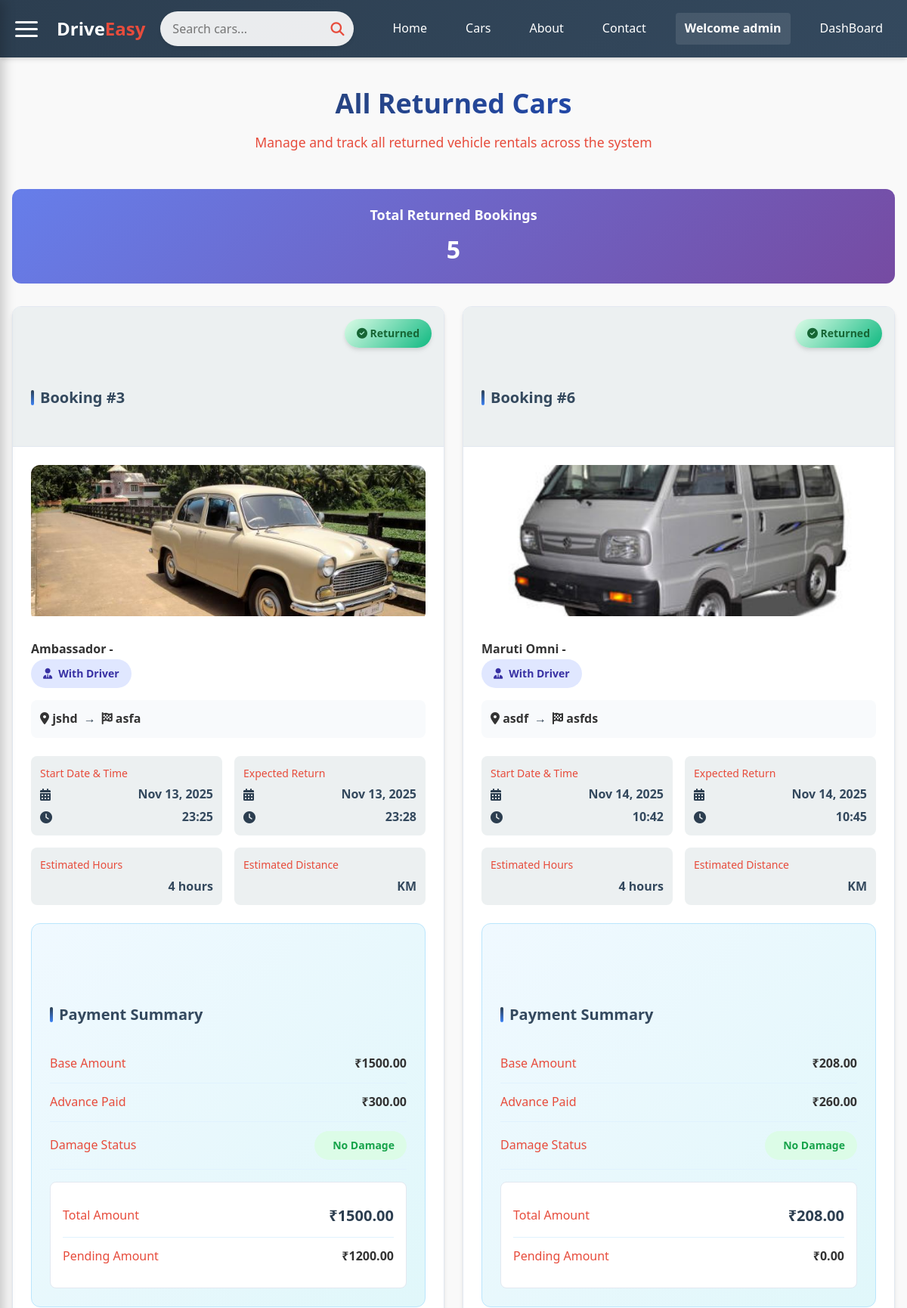
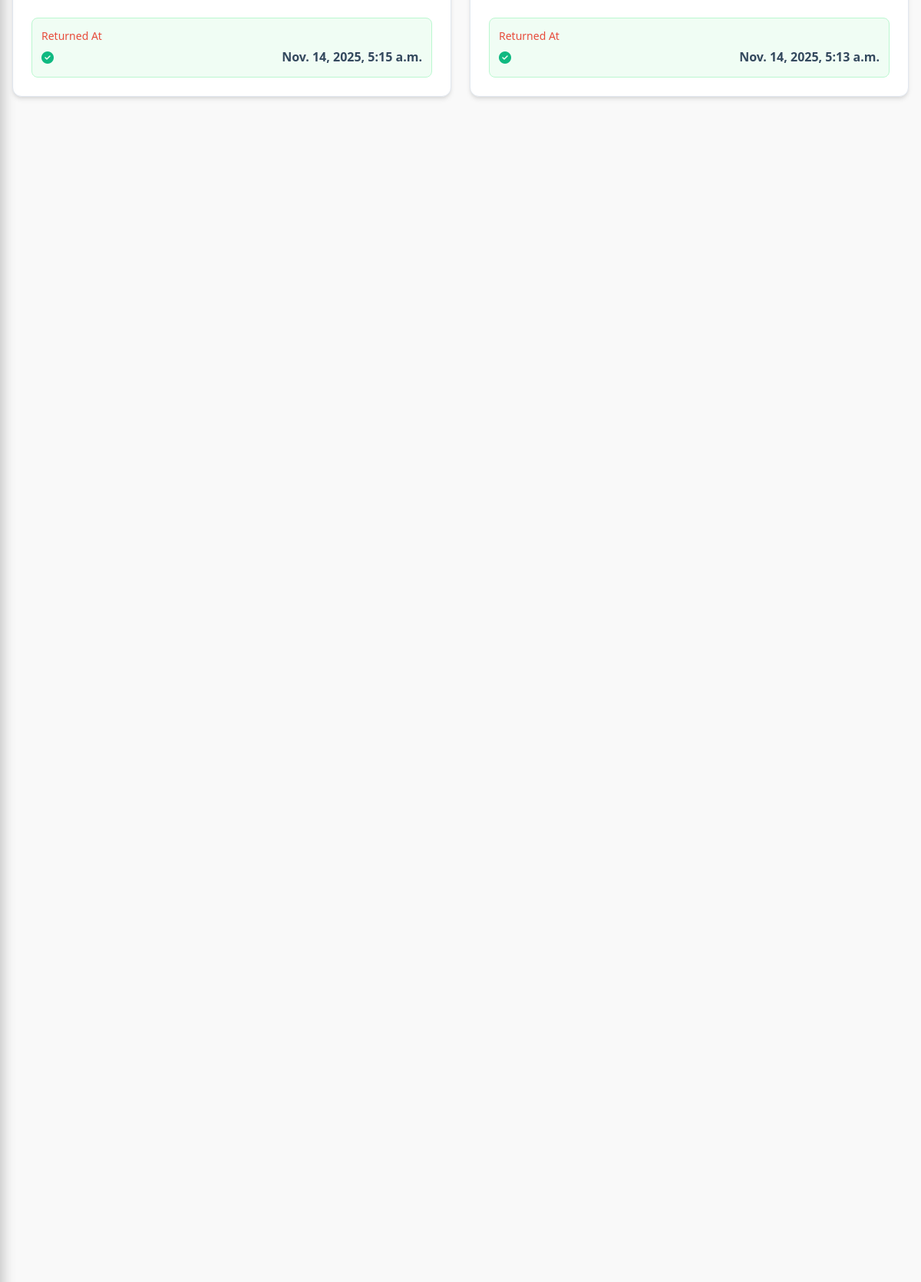
The page /return-cars/ (signed in, upper part) on the database its author committed (2 pictures, top to bottom).
### app/models.py (models this page shows, shortened)
class Booking(models.Model):
    DRIVE_CHOICES = [
        ('self_drive', 'Self Drive'),
        ('with_driver', 'With Driver')
    ]
    customer = models.ForeignKey(User, on_delete=models.CASCADE, related_name="bookings")
    car = models.ForeignKey(Car, on_delete=models.CASCADE)
    start_datetime = models.DateTimeField()
    expected_return_datetime = models.DateTimeField()
    actual_return_datetime = models.DateTimeField(null=True, blank=True)
    advance_payment = models.DecimalField(max_digits=10, decimal_places=2, null=True, blank=True, default=0)
    start_km_reading = models.IntegerField(null=True, blank=True)
    end_km_reading = models.IntegerField(null=True, blank=True)
    night_halt = models.BooleanField(default=False)
    total_amount = models.DecimalField(max_digits=10, decimal_places=2, null=True, blank=True)
    pending_payment = models.DecimalField(max_digits=10, decimal_places=2, default=Decimal('0.00'))
    created_at = models.DateTimeField(default=timezone.now)
    pickup_location = models.CharField(max_length=100, null=True, blank=True)
    drop_location = models.CharField(max_length=100, null=True, blank=True)
    distance_km = models.FloatField(null=True, blank=True)
    is_returned = models.BooleanField(default=False)
    returned_at = models.DateTimeField(null=True, blank=True)
    damage_fee = models.DecimalField(max_digits=8, decimal_places=2, default=Decimal('0.00'))
    damage_reported = models.BooleanField(default=False)
    kms_to_destination = models.PositiveIntegerField(default=0)
    hours_used = models.IntegerField(default=4)
    drive_type = models.CharField(
        max_length=20,
        choices=DRIVE_CHOICES,
        default='self_drive'
    )

class Car(models.Model):
    CATEGORY_CHOICES = [
        ('Ambassador', 'Ambassador'),
        ('Tata Sumo', 'Tata Sumo'),
        ('Maruti Omni', 'Maruti Omni'),
        ('Maruti Esteem', 'Maruti Esteem'),
        ('Mahindra Armada', 'Mahindra Armada'),
    ]
    AC_CHOICES = [('AC', 'AC'), ('Non-AC', 'Non-AC')]
    STATUS_CHOICES = [('available', 'Available'), ('repair', 'Repair')]
    Fuel_con = [('petrol', 'Petrol'), ('diesel', 'Diesel'), ('gas', 'Gas'), ('electric', 'Electric')]
    category = models.CharField(max_length=20, choices=CATEGORY_CHOICES)
    ac_type = models.CharField(max_length=10, choices=AC_CHOICES)
    total_cars = models.IntegerField(default=1)
    registration_number = models.CharField(max_length=20, unique=True)
    image = models.ImageField(upload_to='cars/')
    price = models.DecimalField(max_digits=8, decimal_places=2)
    price_per_hour = models.FloatField(default=0)
    price_per_km = models.FloatField(default=0)
    fuel_consumption = models.CharField(max_length=15, choices=Fuel_con, default='diesel')
    status = models.CharField(max_length=10, choices=STATUS_CHOICES, default='available')
    is_returned = models.BooleanField(default=False)
    pending_payment = models.DecimalField(max_digits=10, decimal_places=2, default=0)
    damage_reported = models.BooleanField(default=False)
    damage_fee = models.DecimalField(max_digits=10, decimal_places=2, default=0)
    returned_at = models.DateTimeField(null=True, blank=True)

### app/views.py (the view)
# urls.py: path("return-cars/", views.return_cars_view, name="return_cars"),
@login_required
def return_cars_view(request):
    if request.user.is_staff:
        bookings = Booking.objects.filter(is_returned=True).order_by('-returned_at')
        returned_cars = bookings.count()
        is_staff_view = True
    else:
        bookings = Booking.objects.filter(customer=request.user, is_returned=True).order_by('-returned_at')
        returned_cars = bookings.count()
        is_staff_view = False
    context = {
        'bookings': bookings,
        'returned_cars': returned_cars,
        'is_staff_view': is_staff_view,
    }
    return render(request, 'app/return_cars.html', context)

### app/templates/app/return_cars.html (shortened to what this page needs)
{% extends "app/base.html" %}
{% load static %}
{% block content %}
<div class="booking-history-container">
  <h1 class="booking-history-title">
    {% if is_staff_view %}All Returned Cars{% else %}My Returned Cars{% endif %}
  </h1>
  <p class="booking-history-subtitle">
    {% if is_staff_view %}
      Manage and track all returned vehicle rentals across the system
    {% else %}
      View and manage your returned vehicle rentals
    {% endif %}
  </p>
  {% if bookings %}
    <div style="background: linear-gradient(135deg, #667eea 0%, #764ba2 100%); color: white; padding: 20px; border-radius: 12px; margin-bottom: 30px; text-align: center;">
      <h3 style="margin: 0; font-size: 18px;">Total Returned Bookings</h3>
      <p style="margin: 5px 0 0 0; font-size: 32px; font-weight: bold;">{{ returned_cars }}</p>
    </div>
  {% endif %}
  {% if bookings  %}
    <div class="booking-grid">
      {% for booking in bookings %}
        <div class="booking-card">
          <div class="card-header">
            <h3 class="section-title">Booking #{{ booking.id }}</h3>
            <div class="booking-status-badge {% if booking.is_returned %}status-returned{% else %}status-ongoing{% endif %}">
              <i class="fas fa-{% if booking.is_returned %}check-circle{% else %}clock{% endif %}"></i>
              {% if booking.is_returned %}Returned{% else %}Ongoing{% endif %}
            </div>
          </div>
          <div class="card-body">
            <div class="booking-image-container">
              <img src="{{ booking.car.image.url }}" class="booking-image" alt="{{ booking.car.category }}">
            </div>
            <h4>{{ booking.car.category }} - {{ booking.car.model_name }}</h4>
            <div class="drive-type-badge">
              <i class="fas fa-{% if booking.drive_type == 'self_drive' %}car{% else %}user-tie{% endif %}"></i>
              {{ booking.get_drive_type_display }}
            </div>
            <div class="location-route">
              <div class="location-pickup">
                <i class="fas fa-map-marker-alt text-success"></i>
                <strong>{{ booking.pickup_location }}</strong>
              </div>
              <div class="route-arrow">→</div>
              <div class="location-drop">
                <i class="fas fa-flag-checkered text-primary"></i>
                <strong>{{ booking.drop_location }}</strong>
              </div>
            </div>
            <div class="booking-details-grid">
              <div class="booking-detail-item">
                <span class="detail-label">Start Date & Time</span>
                <div class="datetime-display">
                  <i class="fas fa-calendar-alt datetime-icon"></i>
                  <span class="detail-value">{{ booking.start_datetime|date:"M d, Y" }}</span>
                </div>
                <div class="datetime-display">
                  <i class="fas fa-clock datetime-icon"></i>
                  <span class="detail-value">{{ booking.start_datetime|time:"H:i" }}</span>
                </div>
              </div>
              <div class="booking-detail-item">
                <span class="detail-label">Expected Return</span>
                <div class="datetime-display">
                  <i class="fas fa-calendar-alt datetime-icon"></i>
                  <span class="detail-value">{{ booking.expected_return_datetime|date:"M d, Y" }}</span>
                </div>
                <div class="datetime-display">
                  <i class="fas fa-clock datetime-icon"></i>
                  <span class="detail-value">{{ booking.expected_return_datetime|time:"H:i" }}</span>
                </div>
              </div>
              <div class="booking-detail-item">
                <span class="detail-label">Estimated Hours</span>
                <span class="detail-value">{{ booking.hours_used }} hours</span>
              </div>
              <div class="booking-detail-item">
                <span class="detail-label">Estimated Distance</span>
                <span class="detail-value">{{ booking.km_to_destination }} KM</span>
              </div>
            </div>
            <div class="fare-summary">
              <h4 class="section-title">Payment Summary</h4>
              <div class="fare-item">
                <span class="fare-label">Base Amount</span>
                <span class="fare-value">₹<span class="total-amount">{{ booking.total_amount|floatformat:2 }}</span></span>
              </div>
              <div class="fare-item">
                <span class="fare-label">Advance Paid</span>
                <span class="fare-value">₹<span class="advance-payment">{{ booking.advance_payment|floatformat:2 }}</span></span>
              </div>
              <div class="fare-item">
                <span class="fare-label">Damage Status</span>
                <span class="damage-indicator {% if booking.damage_reported %}damage-true{% else %}damage-false{% endif %}">
                  {% if booking.damage_reported %}Damage Reported{% else %}No Damage{% endif %}
                </span>
              </div>
              <div class="fare-breakdown">
                <div class="fare-item">
                  <span class="fare-label">Total Amount</span>
                  <span class="fare-value fare-total">₹<span class="total-with-damage">0.00</span></span>
                </div>
                <div class="fare-item">
                  <span class="fare-label">Pending Amount</span>
                  <span class="fare-value">₹<span class="pending-payment">0.00</span></span>
                </div>
              </div>
            </div>
            {% if booking.is_returned %}
              <div class="booking-detail-item" style="background: #f0fdf4; border: 1px solid #bbf7d0;">
                <span class="detail-label">Returned At</span>
                <div class="datetime-display">
                  <i class="fas fa-check-circle datetime-icon" style="color: #10b981;"></i>
                  <span class="detail-value">{{ booking.returned_at }}</span>
                </div>
              </div>
            {% endif %}
          </div>
        </div>
      {% endfor %}
    </div>
  {% endif %}
</div>
{% endblock %}

### app/templates/app/header.html (shortened to what this page needs)
{% load static %}
<!DOCTYPE html>
<html lang="en">
<head>
  <link rel="stylesheet" href="{% static 'app/css/h_style.css' %}">
  <link rel="stylesheet" href="https://cdnjs.cloudflare.com/ajax/libs/font-awesome/6.4.0/css/all.min.css">
</head>
<body>
  <header>
    <div class="header-container">
      <div id="hamburger" class="hamburger" onclick="toggleSidebar()">
        <div></div>
        <div></div>
        <div></div>
      </div>
      <a href="{% url 'index' %}" class="logo">Drive<span>Easy</span></a>
      <form action="{% url 'cars' %}" method="get" class="search-form">
        <input type="text" name="q" placeholder="Search cars..." class="search-input">
        <button type="submit" class="search-button">
          <i class="fas fa-search"></i>
        </button>
      </form>
      <nav>
        <ul>
          <li><a href="{% url 'index' %}">Home</a></li>
          <li><a href="{% url 'cars' %}">Cars</a></li>
          <li><a href="{% url 'about' %}">About</a></li>
          <li><a href="#contact">Contact</a></li>
          {% if user.is_authenticated %}
            <li class="user-welcome">Welcome {{ user.username }}</li>
            {% if user.is_superuser %}
            <li><a href="{% url 'admin_dashboard' %}">DashBoard</a></li>
            {% else %}
            <li><a href="{% url 'booked_cars' %}">Booked Cars</a></li>
            <li><a href="{% url 'logout' %}">Logout</a></li>
            {% endif %}
          {% else %}
            <li><a href="{% url 'login' %}">Login</a></li>
            <li><a href="{% url 'register' %}">Register</a></li>
          {% endif %}
        </ul>
      </nav>
    </div>
  </header>
</body>
</html>

### app/static/app/css/style.css (style rules this page uses)
:root { --primary: #2c3e50; --secondary: #e74c3c; --light: #ecf0f1; --dark: #34495e; --success: #27ae60; }
* { margin: 0; padding: 0; box-sizing: border-box; font-family: 'Segoe UI', Tahoma, Geneva, Verdana, sans-serif; }
body { background-color: #f9f9f9; color: #333; line-height: 1.6; }
nav ul { display: flex; list-style: none; }
nav ul li { margin-left: 25px; }
nav ul li a { color: white; text-decoration: none; font-weight: 500; transition: color 0.3s; }
.search-form { display: grid; grid-template-columns: repeat(auto-fit, minmax(200px, 1fr)); gap: 15px; }
.section-title { text-align: center; margin-bottom: 50px; padding-top: 80px; }
.detail-label { font-weight: 600; color: var(--dark); flex: 1; }
.detail-value { flex: 1; text-align: right; }

### app/static/app/css/h_style.css (style rules this page uses)
:root { --primary: #2c3e50; --dark: #34495e; --light: #ecf0f1; --accent: #e74c3c; --text-light: #ffffff; --shadow: 0 4px 6px rgba(0, 0, 0, 0.1); --transition: all 0.3s ease; }
* { margin: 0; padding: 0; box-sizing: border-box; font-family: 'Segoe UI', Tahoma, Geneva, Verdana, sans-serif; }
body { background-color: #f9f9f9; color: #333; line-height: 1.6; overflow-x: hidden; }
header { background: linear-gradient(135deg, var(--primary), var(--dark)); color: white; padding: 15px 0; box-shadow: var(--shadow); position: sticky; top: 0; z-index: 1000; border-bottom: none; }
.header-container { display: flex; align-items: center; max-width: 1200px; margin: 0 auto; padding: 0 20px; }
.hamburger { cursor: pointer; display: flex; flex-direction: column; width: 30px; height: 21px; justify-content: space-between; transition: var(--transition); margin-right: 25px; }
.hamburger div { height: 3px; width: 100%; background-color: white; border-radius: 10px; transition: var(--transition); }
.logo { font-weight: bold; font-size: 24px; color: #fff; text-decoration: none; margin-right: 20px; transition: var(--transition); }
.logo span { color: var(--accent); }
.search-form { flex: 1; display: flex; align-items: center; position: relative; margin-right: 15px; max-width: 400px; }
.search-input { width: 100%; padding: 12px 45px 12px 16px; border: none; border-radius: 25px; outline: none; font-size: 16px; background: rgba(255, 255, 255, 0.9); transition: var(--transition); box-shadow: 0 2px 5px rgba(0,0,0,0.1); }
.search-button { position: absolute; right: 12px; top: 50%; transform: translateY(-50%); border: none; background: transparent; color: var(--accent); cursor: pointer; font-size: 18px; transition: var(--transition); }
nav { margin-left: auto; }
nav ul { display: flex; list-style: none; gap: 2px; align-items: center; margin: 0; padding: 0; }
nav ul li a { color: #fff; text-decoration: none; font-weight: 500; padding: 8px 12px; border-radius: 4px; transition: var(--transition); }
.user-welcome { color: white; font-weight: 600; padding: 8px 12px; border-radius: 4px; background: rgba(255, 255, 255, 0.1); }

### rows shown on the page
Booking: id "3", is_returned True (drawn), car.image (picture), car.category "Ambassador", drive_type "With Driver", pickup_location "jshd", drop_location "asfa", start_datetime "Nov 13, 2025", start_datetime "23:25", expected_return_datetime "Nov 13, 2025", expected_return_datetime "23:28", hours_used "4", total_amount "1500.00", advance_payment "300.00", damage_reported "No Damage", returned_at "Nov. 14, 2025, 5:15 a.m."
Booking: id "6", is_returned True (drawn), car.image (picture), car.category "Maruti Omni", drive_type "With Driver", pickup_location "asdf", drop_location "asfds", start_datetime "Nov 14, 2025", start_datetime "10:42", expected_return_datetime "Nov 14, 2025", expected_return_datetime "10:45", hours_used "4", total_amount "208.00", advance_payment "260.00", damage_reported "No Damage", returned_at "Nov. 14, 2025, 5:13 a.m."

### other values the page prints
{{ user.username }} "admin"
{{ returned_cars }} "5"
